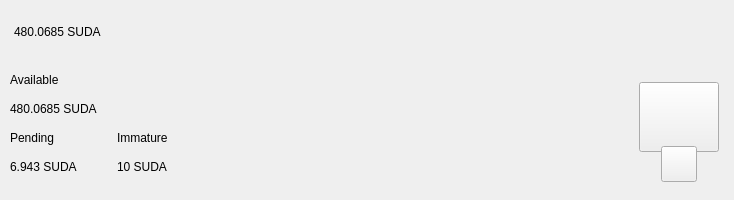
<?xml version="1.0" encoding="UTF-8"?>
<ui version="4.0">
 <class>TopBar</class>
 <widget class="QWidget" name="TopBar">
  <property name="geometry">
   <rect>
    <x>0</x>
    <y>0</y>
    <width>734</width>
    <height>200</height>
   </rect>
  </property>
  <property name="minimumSize">
   <size>
    <width>0</width>
    <height>200</height>
   </size>
  </property>
  <property name="maximumSize">
   <size>
    <width>16777215</width>
    <height>200</height>
   </size>
  </property>
  <property name="windowTitle">
   <string>Form</string>
  </property>
  <layout class="QVBoxLayout" name="verticalLayout_10" stretch="0">
   <property name="spacing">
    <number>0</number>
   </property>
   <property name="leftMargin">
    <number>0</number>
   </property>
   <property name="topMargin">
    <number>0</number>
   </property>
   <property name="rightMargin">
    <number>0</number>
   </property>
   <property name="bottomMargin">
    <number>0</number>
   </property>
   <item>
    <widget class="PFBorderImage" name="containerTop">
     <layout class="QVBoxLayout" name="verticalLayout_11">
      <property name="spacing">
       <number>0</number>
      </property>
      <property name="leftMargin">
       <number>0</number>
      </property>
      <property name="topMargin">
       <number>0</number>
      </property>
      <property name="rightMargin">
       <number>0</number>
      </property>
      <property name="bottomMargin">
       <number>0</number>
      </property>
      <item>
       <widget class="QWidget" name="top_container_2" native="true">
        <property name="minimumSize">
         <size>
          <width>0</width>
          <height>65</height>
         </size>
        </property>
        <layout class="QHBoxLayout" name="top_container">
         <property name="spacing">
          <number>0</number>
         </property>
         <property name="leftMargin">
          <number>14</number>
         </property>
         <property name="topMargin">
          <number>0</number>
         </property>
         <property name="rightMargin">
          <number>14</number>
         </property>
         <property name="bottomMargin">
          <number>0</number>
         </property>
         <item alignment="Qt::AlignVCenter">
          <widget class="QWidget" name="widgetTopAmount" native="true">
           <property name="sizePolicy">
            <sizepolicy hsizetype="Preferred" vsizetype="Maximum">
             <horstretch>0</horstretch>
             <verstretch>0</verstretch>
            </sizepolicy>
           </property>
           <layout class="QHBoxLayout" name="horizontalLayout_5">
            <property name="spacing">
             <number>0</number>
            </property>
            <property name="leftMargin">
             <number>0</number>
            </property>
            <property name="topMargin">
             <number>0</number>
            </property>
            <property name="rightMargin">
             <number>0</number>
            </property>
            <property name="bottomMargin">
             <number>0</number>
            </property>
            <item alignment="Qt::AlignTop">
             <widget class="QLabel" name="labelAmountTopSUDA">
              <property name="minimumSize">
               <size>
                <width>0</width>
                <height>36</height>
               </size>
              </property>
              <property name="styleSheet">
               <string notr="true">padding:0px;margin:0px;</string>
              </property>
              <property name="text">
               <string notr="true">480.0685 SUDA</string>
              </property>
             </widget>
            </item>
           </layout>
          </widget>
         </item>
         <item>
          <spacer name="horizontalSpacer">
           <property name="orientation">
            <enum>Qt::Horizontal</enum>
           </property>
           <property name="sizeHint" stdset="0">
            <size>
             <width>40</width>
             <height>20</height>
            </size>
           </property>
          </spacer>
         </item>
         <item>
          <layout class="QHBoxLayout" name="horizontalLayout_4">
           <property name="spacing">
            <number>12</number>
           </property>
           <property name="rightMargin">
            <number>0</number>
           </property>
           <item alignment="Qt::AlignRight">
            <widget class="QWidget" name="layoutSync" native="true">
             <property name="minimumSize">
              <size>
               <width>0</width>
               <height>36</height>
              </size>
             </property>
             <property name="maximumSize">
              <size>
               <width>16777215</width>
               <height>36</height>
              </size>
             </property>
             <layout class="QVBoxLayout" name="verticalLayout_9">
              <property name="leftMargin">
               <number>0</number>
              </property>
              <property name="topMargin">
               <number>0</number>
              </property>
              <property name="rightMargin">
               <number>0</number>
              </property>
              <property name="bottomMargin">
               <number>0</number>
              </property>
              <item>
               <widget class="ExpandableButton" name="pushButtonSync" native="true">
                <property name="minimumSize">
                 <size>
                  <width>36</width>
                  <height>36</height>
                 </size>
                </property>
                <property name="maximumSize">
                 <size>
                  <width>16777215</width>
                  <height>36</height>
                 </size>
                </property>
               </widget>
              </item>
             </layout>
            </widget>
           </item>
           <item>
            <widget class="ExpandableButton" name="pushButtonHDUpgrade" native="true">
             <property name="minimumSize">
              <size>
               <width>36</width>
               <height>36</height>
              </size>
             </property>
            </widget>
           </item>
           <item>
            <widget class="ExpandableButton" name="pushButtonStack" native="true">
             <property name="minimumSize">
              <size>
               <width>36</width>
               <height>36</height>
              </size>
             </property>
            </widget>
           </item>
           <item>
            <widget class="ExpandableButton" name="pushButtonColdStaking" native="true">
             <property name="minimumSize">
              <size>
               <width>36</width>
               <height>36</height>
              </size>
             </property>
            </widget>
           </item>
           <item>
            <widget class="ExpandableButton" name="pushButtonConnection" native="true">
             <property name="minimumSize">
              <size>
               <width>36</width>
               <height>36</height>
              </size>
             </property>
            </widget>
           </item>
           <item>
            <widget class="ExpandableButton" name="pushButtonLock" native="true">
             <property name="sizePolicy">
              <sizepolicy hsizetype="Expanding" vsizetype="Expanding">
               <horstretch>0</horstretch>
               <verstretch>0</verstretch>
              </sizepolicy>
             </property>
             <property name="minimumSize">
              <size>
               <width>36</width>
               <height>0</height>
              </size>
             </property>
            </widget>
           </item>
           <item>
            <widget class="ExpandableButton" name="pushButtonFAQ" native="true">
             <property name="minimumSize">
              <size>
               <width>36</width>
               <height>36</height>
              </size>
             </property>
            </widget>
           </item>
          </layout>
         </item>
        </layout>
       </widget>
      </item>
      <item>
       <widget class="QWidget" name="bottom_container" native="true">
        <property name="minimumSize">
         <size>
          <width>0</width>
          <height>135</height>
         </size>
        </property>
        <layout class="QHBoxLayout" name="botton_container">
         <property name="leftMargin">
          <number>10</number>
         </property>
         <property name="topMargin">
          <number>0</number>
         </property>
         <property name="rightMargin">
          <number>10</number>
         </property>
         <property name="bottomMargin">
          <number>10</number>
         </property>
         <item>
          <layout class="QHBoxLayout" name="horizontalLayout_3">
           <property name="bottomMargin">
            <number>9</number>
           </property>
           <item>
            <layout class="QVBoxLayout" name="verticalLayout_7">
             <property name="spacing">
              <number>0</number>
             </property>
             <property name="leftMargin">
              <number>0</number>
             </property>
             <property name="rightMargin">
              <number>30</number>
             </property>
             <item>
              <layout class="QVBoxLayout" name="verticalLayout_2">
               <item>
                <widget class="QLabel" name="labelTitle1">
                 <property name="text">
                  <string>Available</string>
                 </property>
                </widget>
               </item>
               <item>
                <widget class="QLabel" name="labelAmountSUDA">
                 <property name="text">
                  <string notr="true">480.0685 SUDA</string>
                 </property>
                </widget>
               </item>
              </layout>
             </item>
             <item>
              <layout class="QHBoxLayout" name="horizontalLayout_2">
               <property name="spacing">
                <number>0</number>
               </property>
               <item>
                <layout class="QVBoxLayout" name="verticalLayout_3">
                 <item>
                  <widget class="QLabel" name="labelTitle3">
                   <property name="text">
                    <string>Pending</string>
                   </property>
                  </widget>
                 </item>
                 <item>
                  <widget class="QLabel" name="labelPendingSUDA">
                   <property name="text">
                    <string notr="true">6.943 SUDA</string>
                   </property>
                  </widget>
                 </item>
                </layout>
               </item>
               <item>
                <spacer name="horizontalSpacer_3">
                 <property name="orientation">
                  <enum>Qt::Horizontal</enum>
                 </property>
                 <property name="sizeType">
                  <enum>QSizePolicy::Fixed</enum>
                 </property>
                 <property name="sizeHint" stdset="0">
                  <size>
                   <width>40</width>
                   <height>20</height>
                  </size>
                 </property>
                </spacer>
               </item>
               <item>
                <layout class="QVBoxLayout" name="verticalLayout_4">
                 <item>
                  <widget class="QLabel" name="labelTitle4">
                   <property name="text">
                    <string>Immature</string>
                   </property>
                  </widget>
                 </item>
                 <item>
                  <widget class="QLabel" name="labelImmatureSUDA">
                   <property name="text">
                    <string notr="true">10 SUDA</string>
                   </property>
                  </widget>
                 </item>
                </layout>
               </item>
              </layout>
             </item>
            </layout>
           </item>
          </layout>
         </item>
         <item>
          <spacer name="horizontalSpacer_2">
           <property name="orientation">
            <enum>Qt::Horizontal</enum>
           </property>
           <property name="sizeHint" stdset="0">
            <size>
             <width>40</width>
             <height>20</height>
            </size>
           </property>
          </spacer>
         </item>
         <item alignment="Qt::AlignHCenter|Qt::AlignVCenter">
          <widget class="QWidget" name="qrContainer" native="true">
           <property name="sizePolicy">
            <sizepolicy hsizetype="Preferred" vsizetype="Minimum">
             <horstretch>0</horstretch>
             <verstretch>0</verstretch>
            </sizepolicy>
           </property>
           <property name="minimumSize">
            <size>
             <width>90</width>
             <height>110</height>
            </size>
           </property>
           <property name="maximumSize">
            <size>
             <width>90</width>
             <height>110</height>
            </size>
           </property>
           <layout class="QVBoxLayout" name="containerQR">
            <property name="spacing">
             <number>0</number>
            </property>
            <property name="leftMargin">
             <number>5</number>
            </property>
            <property name="topMargin">
             <number>10</number>
            </property>
            <property name="rightMargin">
             <number>5</number>
            </property>
            <property name="bottomMargin">
             <number>0</number>
            </property>
            <item>
             <widget class="QPushButton" name="btnQr">
              <property name="minimumSize">
               <size>
                <width>70</width>
                <height>70</height>
               </size>
              </property>
              <property name="maximumSize">
               <size>
                <width>16777215</width>
                <height>70</height>
               </size>
              </property>
              <property name="focusPolicy">
               <enum>Qt::NoFocus</enum>
              </property>
              <property name="text">
               <string/>
              </property>
              <property name="iconSize">
               <size>
                <width>70</width>
                <height>70</height>
               </size>
              </property>
             </widget>
            </item>
            <item>
             <spacer name="verticalSpacer">
              <property name="orientation">
               <enum>Qt::Vertical</enum>
              </property>
              <property name="sizeType">
               <enum>QSizePolicy::Fixed</enum>
              </property>
              <property name="sizeHint" stdset="0">
               <size>
                <width>20</width>
                <height>20</height>
               </size>
              </property>
             </spacer>
            </item>
            <item alignment="Qt::AlignHCenter|Qt::AlignBottom">
             <widget class="QPushButton" name="pushButtonQR">
              <property name="minimumSize">
               <size>
                <width>36</width>
                <height>36</height>
               </size>
              </property>
              <property name="maximumSize">
               <size>
                <width>36</width>
                <height>36</height>
               </size>
              </property>
              <property name="focusPolicy">
               <enum>Qt::NoFocus</enum>
              </property>
              <property name="text">
               <string/>
              </property>
             </widget>
            </item>
           </layout>
          </widget>
         </item>
        </layout>
       </widget>
      </item>
     </layout>
    </widget>
   </item>
  </layout>
 </widget>
 <customwidgets>
  <customwidget>
   <class>ExpandableButton</class>
   <extends>QWidget</extends>
   <header>qt/suda/expandablebutton.h</header>
   <container>1</container>
  </customwidget>
  <customwidget>
   <class>PFBorderImage</class>
   <extends>QFrame</extends>
   <header>qt/suda/pfborderimage.h</header>
   <container>1</container>
  </customwidget>
 </customwidgets>
 <resources/>
 <connections/>
</ui>
